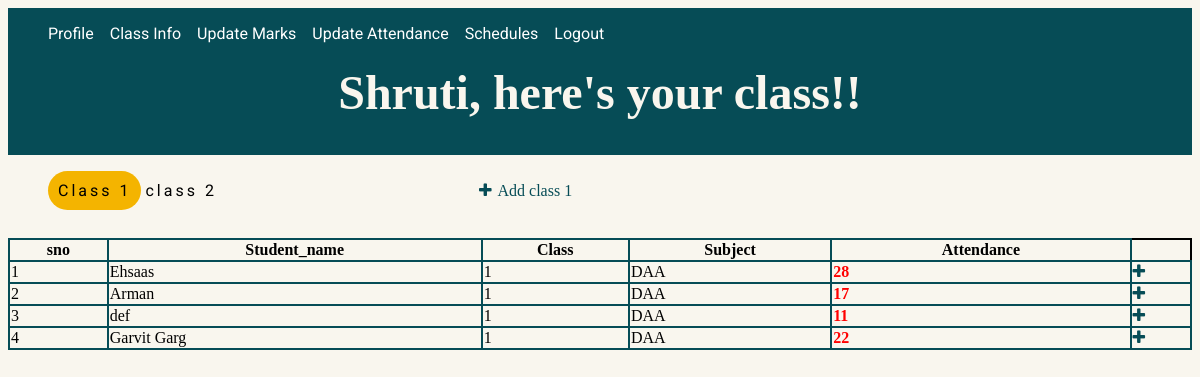
Screenshot of /teachers/update_attendance/attendance_class_1.php?email=teacher1@gmail.com&name=Shruti&class=1 (signed in) with the database file from the repository.
### tables this page shows
CREATE TABLE `students` (
  `username` varchar(20) NOT NULL,
  `email` varchar(40) NOT NULL,
  `password` varchar(20) NOT NULL,
  `class` int(11) NOT NULL
);

CREATE TABLE `tagging` (
  `t_email` varchar(30) NOT NULL,
  `subject` varchar(20) NOT NULL,
  `class_allot` int(11) NOT NULL,
  `total_lectures` int(3) NOT NULL
);

CREATE TABLE `class1_attendance` (
  `st_email` varchar(40) NOT NULL,
  `subject` varchar(30) NOT NULL,
  `attendance` int(3) NOT NULL
);

### teachers/update_attendance/attendance_class_1.php (the view, shortened to what this page needs)
<?php
require_once('db.php');
$name = $_GET['name'];
$email =  $_GET['email'];
$class = $_GET['class'];
$query = "SELECT s.username, s.email, s.Class, tg.subject, att.attendance from students s INNER JOIN teachers t INNER JOIN tagging tg INNER JOIN class1_attendance att ON tg.t_email = t.email AND tg.class_allot = s.class AND 	s.email = att.st_email AND tg.subject = att.subject WHERE t.email = '$email' AND tg.class_allot = '$class'";
$result = mysqli_query($con,$query);
?>
<!DOCTYPE html>
<html>
<head>
	<link rel="stylesheet" href="theme.css?v=<?php echo time(); ?>">
	<link rel="stylesheet" href="attendance.css?v=<?php echo time(); ?>">
	<link rel="stylesheet" href="https://cdnjs.cloudflare.com/ajax/libs/font-awesome/4.7.0/css/font-awesome.min.css">
</head>
<body>
	<div id="body-header">
	<header style="margin-top: 0px; margin-bottom: 0px; width: auto;">
		<nav style="display: inline-block;">
			<ul>
				<li><a href=<?php echo "../profile.php?email=" .$_GET['email']."&name=".$_GET['name'] ?>>Profile</a></li>
				<li><a href=<?php echo "../class_info.php?email=" .$_GET['email']."&name=".$_GET['name'] ?>>Class Info</a></li>
				<li><a href=<?php echo "../update/update_class_1.php?email=" .$_GET['email']."&name=".$_GET['name']."&class=1" ?>>Update Marks</a></li>
				<li><a href=<?php echo "attendance_class_1.php?email=" .$_GET['email']."&name=".$_GET['name']."&class=1" ?>>Update Attendance</a></li>
				<li><a href=<?php echo "../schedules.php?email=" .$_GET['email']."&name=".$_GET['name']."&class=1" ?>>Schedules</a></li>
				<li><a href="logout.php">Logout</a></li>
			</ul>
		</nav>
	</header>
	<main>
	<?php
	echo"<h1 class='animated-text'>".$name.", here's your class!!</h1>"
	?>
</main>
</div>
<div class="sems">
	<div style="display: inline-block;">
			<ul>
				<li style="background-color:#F4B400;  border-radius: 25px; padding: 10px; width: auto; height: auto; text-align: center;"><a href=<?php echo "attendance_class_1.php?email=" .$_GET['email']."&name=".$_GET['name']."&class=1" ?>>Class 1</a></li>
				<li><a href=<?php echo "attendance_class_2.php?email=" .$_GET['email']."&name=".$_GET['name']."&class=2"?>>class 2</a></li>
			</ul>
		</div>
		<p style = "display: inline-block; margin-left: 20vw;"><a style = "color:#064c56; margin-left:0.5vw;" href= <?php echo 'inc_class.php?class='.$class.'&teacher_email='.$email ?> data-toggle="tooltip" data-placement="top" title="Update!"><i class ="fa fa-plus" aria-hidden="true" style = " margin-right:0.5vw;"></i><?php
	echo "Add class ".$class?></a></td>
</p>
</div>
<div class="marks">
<table style="width: 100%;">
	  <tr>
        <th>sno</th>
    <th>Student_name</th>
    <th>Class</th>
    <th>Subject</th>
<th>Attendance</th>
  </tr>
 	<tr>
		<?php
		$count = 1;
		while($row = mysqli_fetch_assoc($result)){
			?>
            <td><?php echo $count;
            $count = $count + 1;
            ?></td>
			<td>  <?php echo $row['username'];  ?>  </td>
			<td>  <?php echo $row['Class'];  ?>  </td>
			<td>  <?php echo $row['subject'];  ?>  </td>
			<td style = "color:red; font-weight:bold;">  <?php echo $row['attendance'];  ?>  </td>
			<td><a style = "color:#064c56" href= <?php echo 'inc_attendance.php?student_email='.$row['email'].'&subject='.$row['subject'].'&class='.$class.'&teacher_email='.$email.'&teacher_name='.$name?> data-toggle="tooltip" data-placement="top" title="Update!"><i class ="fa fa-plus" aria-hidden="true"?></i></a></td>
			</tr>
			<?php
		}
		?>
</table>
</div>
</body>
</html>

### teachers/update_attendance/theme.css (style rules this page uses)
#body-header { background-image: url("../../images/theme.png"); height: auto; width: auto; background-position: cover; background-attachment: fixed; }
li { text-decoration: none; display: inline-block; padding-right: 1vw; font-family: 'roboto'; color: whitesmoke; font-size: 2vh; }
a:link { color: white; background-color: transparent; text-decoration: none; }
header { display: flex; flex-direction: row; flex-wrap: wrap; align-items: center; }
main { text-align: center; font-size: 2vw; height: auto; color: #F9F6EE; padding-bottom: 0.2vw; }
main h1 { margin-top: 0.5vw; }
.sems ul li a { font-size: 2vh; letter-spacing: 0.25vw; color: black; }
body { background-color: #F9F6EE; display: flex; flex-direction: column; flex-wrap: wrap; }

### teachers/update_attendance/attendance.css (style rules this page uses)
table, th, td { border: 2px solid black; border-collapse: collapse; }
th, td { border-color: #064c56; }
body { background-color: #F9F6EE; display: flex; flex-direction: column; flex-wrap: wrap; }
table { margin-top: 1vw; }

### rows the page displays
students: username "Ehsaas", class "1", tagging.subject "DAA", class1_attendance.attendance "28"
students: username "Arman", class "1", tagging.subject "DAA", class1_attendance.attendance "17"
students: username "def", class "1", tagging.subject "DAA", class1_attendance.attendance "11"
students: username "Garvit Garg", class "1", tagging.subject "DAA", class1_attendance.attendance "22"

### other values shown
$name "Shruti"
$class "1"
